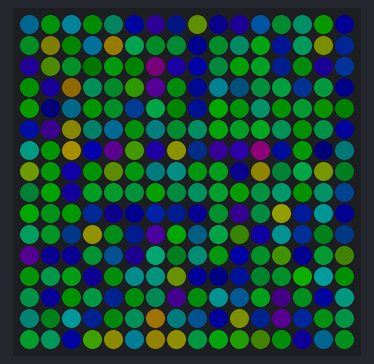
Bench run of a sketch on a simulated Arduino Uno, built with avr-gcc and run on an emulated ATmega328P. Shown: 16×16 RGB LED matrix (first LED top left, wired row by row). Dim RGB values are drawn brighter than linear; random numbers use the default seed unless the sketch sets one.

Above: at 3.18 s.
At 7.65 s:
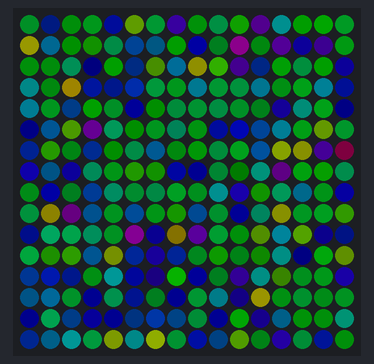
At 12.12 s:
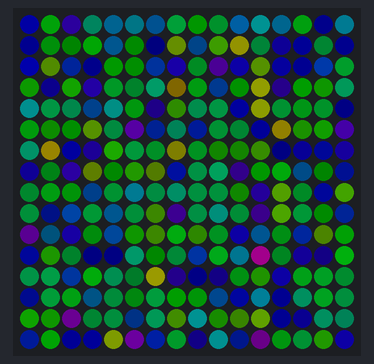
At 21.06 s:
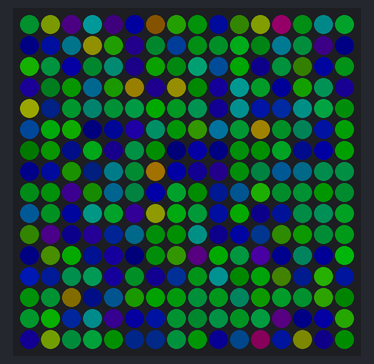
At 30.32 s:
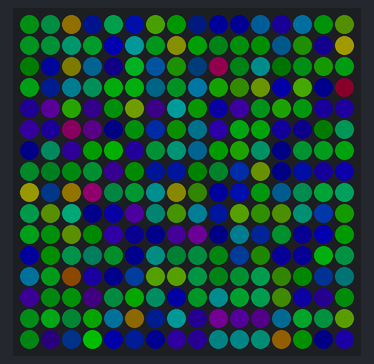
At 39.58 s:
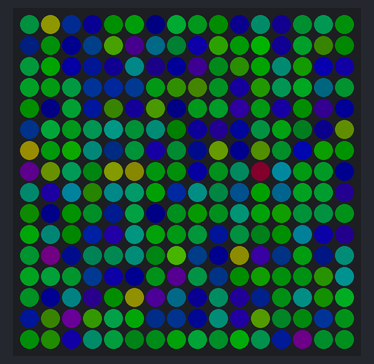

The sketch:

Noise.ino
```cpp
#include <FastLED.h>

//
// Mark's xy coordinate mapping code.  See the XYMatrix for more information on it.
//

// Params for width and height
const uint8_t kMatrixWidth = 16;
const uint8_t kMatrixHeight = 16;
#define MAX_DIMENSION ((kMatrixWidth>kMatrixHeight) ? kMatrixWidth : kMatrixHeight)
#define NUM_LEDS (kMatrixWidth * kMatrixHeight)
// Param for different pixel layouts
const bool    kMatrixSerpentineLayout = true;


uint16_t XY( uint8_t x, uint8_t y)
{
  uint16_t i;

  if( kMatrixSerpentineLayout == false) {
    i = (y * kMatrixWidth) + x;
  }

  if( kMatrixSerpentineLayout == true) {
    if( y & 0x01) {
      // Odd rows run backwards
      uint8_t reverseX = (kMatrixWidth - 1) - x;
      i = (y * kMatrixWidth) + reverseX;
    } else {
      // Even rows run forwards
      i = (y * kMatrixWidth) + x;
    }
  }

  return i;
}

// The leds
CRGB leds[kMatrixWidth * kMatrixHeight];

// The 32bit version of our coordinates
static uint16_t x;
static uint16_t y;
static uint16_t z;

// We're using the x/y dimensions to map to the x/y pixels on the matrix.  We'll
// use the z-axis for "time".  speed determines how fast time moves forward.  Try
// 1 for a very slow moving effect, or 60 for something that ends up looking like
// water.
// uint16_t speed = 1; // almost looks like a painting, moves very slowly
uint16_t speed = 20; // a nice starting speed, mixes well with a scale of 100
// uint16_t speed = 33;
// uint16_t speed = 100; // wicked fast!

// Scale determines how far apart the pixels in our noise matrix are.  Try
// changing these values around to see how it affects the motion of the display.  The
// higher the value of scale, the more "zoomed out" the noise iwll be.  A value
// of 1 will be so zoomed in, you'll mostly see solid colors.

// uint16_t scale = 1; // mostly just solid colors
// uint16_t scale = 4011; // very zoomed out and shimmery
uint16_t scale = 311;

// This is the array that we keep our computed noise values in
uint8_t noise[MAX_DIMENSION][MAX_DIMENSION];

void setup() {
  // uncomment the following lines if you want to see FPS count information
  // Serial.begin(38400);
  // Serial.println("resetting!");
  delay(3000);
  LEDS.addLeds<WS2811,5,RGB>(leds,NUM_LEDS);
  LEDS.setBrightness(96);

  // Initialize our coordinates to some random values
  x = random16();
  y = random16();
  z = random16();
}

// Fill the x/y array of 8-bit noise values using the inoise8 function.
void fillnoise8() {
  for(int i = 0; i < MAX_DIMENSION; i++) {
    int ioffset = scale * i;
    for(int j = 0; j < MAX_DIMENSION; j++) {
      int joffset = scale * j;
      noise[i][j] = inoise8(x + ioffset,y + joffset,z);
    }
  }
  z += speed;
}


void loop() {
  static uint8_t ihue=0;
  fillnoise8();
  for(int i = 0; i < kMatrixWidth; i++) {
    for(int j = 0; j < kMatrixHeight; j++) {
      // We use the value at the (i,j) coordinate in the noise
      // array for our brightness, and the flipped value from (j,i)
      // for our pixel's hue.
      leds[XY(i,j)] = CHSV(noise[j][i],255,noise[i][j]);

      // You can also explore other ways to constrain the hue used, like below
      // leds[XY(i,j)] = CHSV(ihue + (noise[j][i]>>2),255,noise[i][j]);
    }
  }
  ihue+=1;

  LEDS.show();
  // delay(10);
}
```
